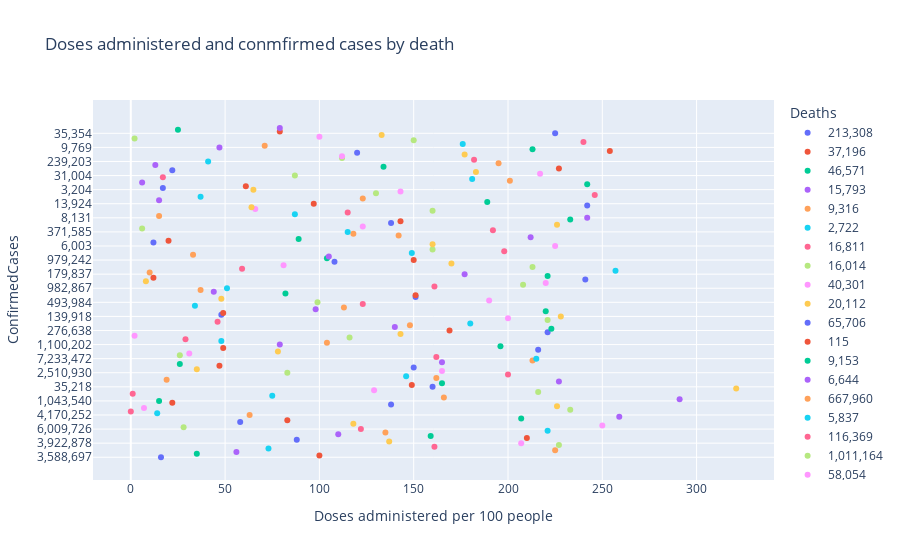

This figure's notebook cell:
### Code cell
fig = px.scatter(Covid, x="Doses administered per 100 people", y="ConfirmedCases", color="Deaths", title="Doses administered and conmfirmed cases by death")
(figsize:=(12,6))
fig.show()
